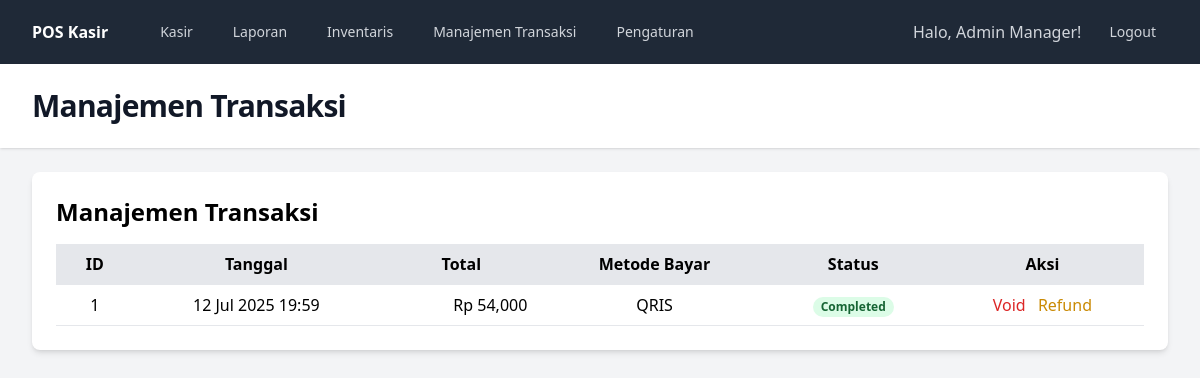
The app's page /reports/transactions (signed in), older data.
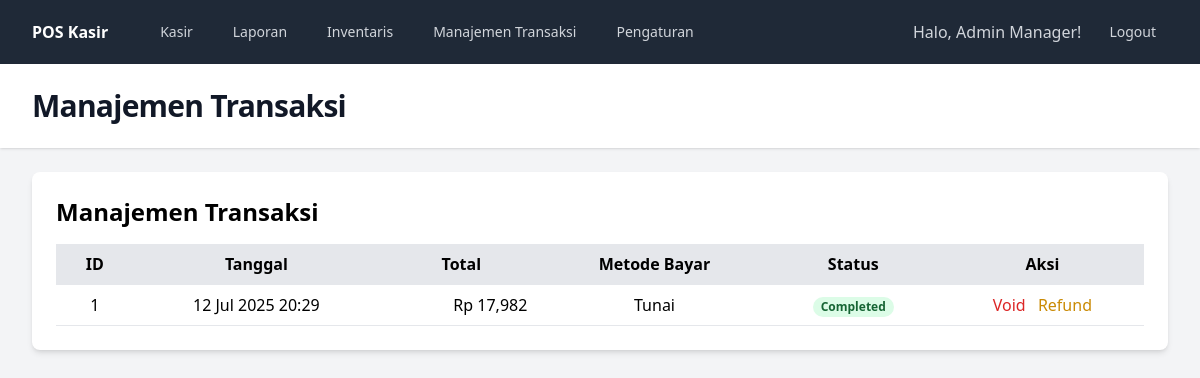
The same page, newer data.
### tables this page shows
CREATE TABLE transactions (
    id INTEGER PRIMARY KEY AUTOINCREMENT,
    employee_id INTEGER NOT NULL,
    final_amount REAL NOT NULL,
    payment_method TEXT NOT NULL,
    status TEXT DEFAULT 'Completed',
    transaction_date DATETIME DEFAULT CURRENT_TIMESTAMP,
    FOREIGN KEY (employee_id) REFERENCES employees(id)
);

### src/views/reports/transactions.php (the view, shortened to what this page needs)
<div class="bg-white p-6 rounded-lg shadow-md">
    <h2 class="text-2xl font-bold mb-4">Manajemen Transaksi</h2>
    <div class="overflow-x-auto">
        <table class="min-w-full bg-white">
            <thead class="bg-gray-200">
                <tr>
                    <th class="py-2 px-4 border-b">ID</th>
                    <th class="py-2 px-4 border-b">Tanggal</th>
                    <th class="py-2 px-4 border-b">Total</th>
                    <th class="py-2 px-4 border-b">Metode Bayar</th>
                    <th class="py-2 px-4 border-b">Status</th>
                    <th class="py-2 px-4 border-b">Aksi</th>
                </tr>
            </thead>
            <tbody>
                <?php foreach ($transactions as $tx): ?>
                <tr class="hover:bg-gray-50">
                    <td class="py-2 px-4 border-b text-center"><?= $tx['id'] ?></td>
                    <td class="py-2 px-4 border-b text-center"><?= date('d M Y H:i', strtotime($tx['transaction_date'])) ?></td>
                    <td class="py-2 px-4 border-b text-right">Rp <?= number_format($tx['final_amount']) ?></td>
                    <td class="py-2 px-4 border-b text-center"><?= htmlspecialchars($tx['payment_method']) ?></td>
                    <td class="py-2 px-4 border-b text-center">
                        <span class="px-2 inline-flex text-xs leading-5 font-semibold rounded-full
                            <?= $tx['status'] === 'Completed' ? 'bg-green-100 text-green-800' : '' ?>
                            <?= $tx['status'] === 'Voided' ? 'bg-red-100 text-red-800' : '' ?>
                            <?= $tx['status'] === 'Refunded' ? 'bg-yellow-100 text-yellow-800' : '' ?>
                        ">
                            <?= htmlspecialchars($tx['status']) ?>
                        </span>
                    </td>
                    <td class="py-2 px-4 border-b text-center">
                        <?php if ($tx['status'] === 'Completed'): ?>
                        <form action="/void-transaction" method="POST" class="inline" onsubmit="return confirm('Anda yakin ingin membatalkan transaksi ini?');">
                            <button type="submit" class="text-red-600 hover:text-red-900">Void</button>
                        </form>
                        <form action="/refund-transaction" method="POST" class="inline ml-2" onsubmit="return confirm('Anda yakin ingin me-refund transaksi ini?');">
                            <button type="submit" class="text-yellow-600 hover:text-yellow-900">Refund</button>
                        </form>
                        <?php else: ?>
                        -
                        <?php endif; ?>
                    </td>
                </tr>
                <?php endforeach; ?>
            </tbody>
        </table>
    </div>
</div>

Row changes from the older to the newer data that the page shows:
changed transactions "Completed": transaction_date "12 Jul 2025 19:59" → "12 Jul 2025 20:29"; final_amount "54,000" → "17,982"; payment_method "QRIS" → "Tunai"
